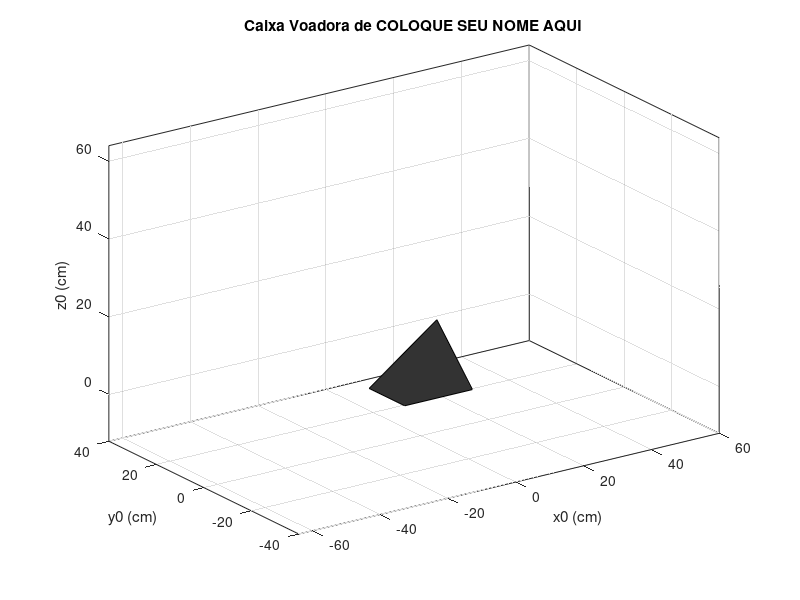

Here is the MATLAB script that generated this plot:
%% caixa_voadora_inicial.m
% 
% Este script de Matlab fornece o codigo inicial para o problema da caixa
% voadora do Trabalho 1.
% Os alunos devem modifica-lo para criar seu proprio script
% 
% Nome do aluno: XXXXXXX
%
% Modifique o nome deste arquivo substituindo "inicial" por sua matricula.
% Por exemplo, caixa_voadora_12001234.m
%

%% SETUP

% Deleta todas variaveis do workspace do Matlab.
clear

% Carrega os dados do rastreador gravados durante o video.
% Esse arquivo de dados do MATLAB inclui o historico temporal das coordenadas
% em x, y, e z em centimetros, assim como o historico temporal dos angulos
% a, e, r em graus.

load caixa_voadora;

% Abre a figura 1 e de clear para estar pronto para plotagem.
figure(1);
clf;

%% DEFINICOES

% Precisamos trabalhar com 3 frames nesta simulacao
%
% Frame 0 eh o frame da camera, com x positivo para a direita,
% y positivo para tras, z positivo para cima.  Este eh o frame de referencia
% e eh o que plotamos no grafico. Sua origem coincide com a origem do frame 1.
%
% Frame 1 eh o frame do transmissor do sistema de rastreamento magnetico que
% fica sobre a mesa. Ele tem x positivo para frente, y positivo para a
% esquerda, e z positivo para baixo. Este eh o frame no qual as posicoes e
% orientacoes do sensor sao representadas. Sua origem eh proxima ao centro
% do transmissor (o cubo bege no video).
%
% Frame 2 eh o frame do sensor, que eh movido junto com a caixa.
% Seu eixo x sai horizontalmente da face frontal da caixa, na direcao da 
% palma da mao do usuario manipulando a caixa. Seu eixo x eh praticamente 
% horizontal durante o video e seu eixo z eh praticamente vertical.

% Defina a localizacao dos quatro vertices da caixa no frame do sensor
% (frame 2). O comprimento da caixa eh na direcao do eixo x do sensor e a
% largura eh na direcao do eixo y do sensor. Nos chamamos os vertices de
% pontos a, b, c, d (variaveis pa, pb, pc, and pd), e assumimos que o
% sensor estao no centro da caixa. Incluimos o escalar 1 no fim de cada um  
% desses vetores coluna para usa-los em transformacoes homogeneas. Voce 
% pode remover os 1's se nao for precisar deles, mas nao se esqueca de 
% comentar essa modificacao apropriadamente

box_length = 20;  % comprimento da caixa (cm)
box_width = 15;   % largura da caixa (cm)
pa2 = [-box_length/2 -box_width/2 0 1]';
pb2 = [ box_length/2 -box_width/2 0 1]';
pc2 = [ box_length/2  box_width/2 0 1]';
pd2 = [-box_length/2  box_width/2 0 1]';

% skipfactor eh o numero de dados a pular entre plotagens
% Aumente para aumentar a velocidade da animacao
% Valor minimo de 1
skipfactor = 2; 

%% ANIMACAO
% Anima o movimento da caixa voadora

% Percorre os dados do comeco ao fim, pulando a um fator dado por skipfactor.
for i = 1:skipfactor:length(x_cm_history)
    % Carrega as posicoes x, y, z atuais do sensor a partir do historico.
    x = x_cm_history(i);
    y = y_cm_history(i);
    z = z_cm_history(i);
    
    % Carrega os angulos a, e, r atuais do sensor a partir do historico
    % Lembre-se que estes valores estao em graus. Se quiser converte-los
    % para outra unidade, aqui eh um bom lugar para faze-lo.
    a = a_degrees_history(i);
    e = e_degrees_history(i);
    r = r_degrees_history(i);

    % Faca seus calculos. Se voce fizer as coisas de forma direta, 
    % todo seu codigo devera ficar entre as linhas de asteriscos.
   % *******************************************************************
    
    % Coloque seus calculos aqui!
    
    % Voce nao pode usar nenhuma funcao do MATLAB, biblioteca ou codigo 
    % externo que trabalhe com matrizes de rotacao, transformadas homogeneas,
    % angulos de Euler, roll/pitch/yaw ou topicos relacionados. 
    % Ao inves disso, voce devera codificar todos os cilculos voce mesmo, 
    % usando apenas funcoes de baixo nivel como sind, cosd, e matematica 
    % de vetor/matriz.
    
    % Calcule a posicao de cada vertice no frame da camera. Por enquanto,
    % nos apenas setamos os vertices para serem iguais as posicoes no frame 2, 
    % com um aumento no vertice c. Voce deve mudar isso!
    pa0 = pa2;
    pb0 = pb2;
    pc0 = pc2 + [0 0 i/30 0]'; % Fazer esse vertice crescer com o tempo para voce ver o codigo rodando.
    pd0 = pd2;
    
    % Se seu codigo roda, mas voce nao consegue ver nada no seu plot,
    % comente ou modifique o comando axis([...]) na secao de plot abaixo.
    
    % Todos os seus calculos devem ser feitos aqui. Sua resposta para as 
    % coordenadas dos vertices da caixa no frame 0 devem ser armazenadas
    % nas variaveis pa0, pb0, pc0, and pd0. 
    % *******************************************************************

    % Coloca os quatro pontos juntos para facilitar plotagem
    % Os pontos estaoo todos no frame da camera (frame 0)
    points0 = [pa0 pb0 pc0 pd0];
    
    % Formata o plot se for desenhar pela primeira vez
    if (i == 1)

        % Plota os pontos como uma regiao cinza (caixa)
        h = fill3(points0(1,:),points0(2,:),points0(3,:),[.2 .2 .2]);
        
        % Reforca simetria entre x, y, e z
        axis equal;
        
        % Seta o volume de vizualizacao. Se nao conseguir ver nada no seu
        % plot, voce devera aumentar o range ou comentar esse comando.
        % A ordem eh xmin xmax ymin ymax zmin zmax.
        axis([-64 60 -40 40 -12 64])
        
        % Seta o angulo de visao para ficar similar ao da camera.
        view(-35,20)
        
        % Label dos eixos, incluindo unidades de medida entre parentesis.
        xlabel('x0 (cm)')
        ylabel('y0 (cm)')
        zlabel('z0 (cm)')
        
        % Liga os grids para facilitar vizualizacao das paredes
        grid on
        title('Caixa Voadora de COLOQUE SEU NOME AQUI') % Atualize com seu nome
    else
        
        % Seta a localizacao dos vertices para os pontos atuais
        % Usando set e o handle de plot desta forma eh mais rapido
        % que replotar tudo
        set(h,'xdata',points0(1,:),'ydata',points0(2,:),'zdata',points0(3,:))
        
    end
    
    % Pausa por um curto periodo de tempo para permitir visualizar animacao
    pause(0.015)
    
end
